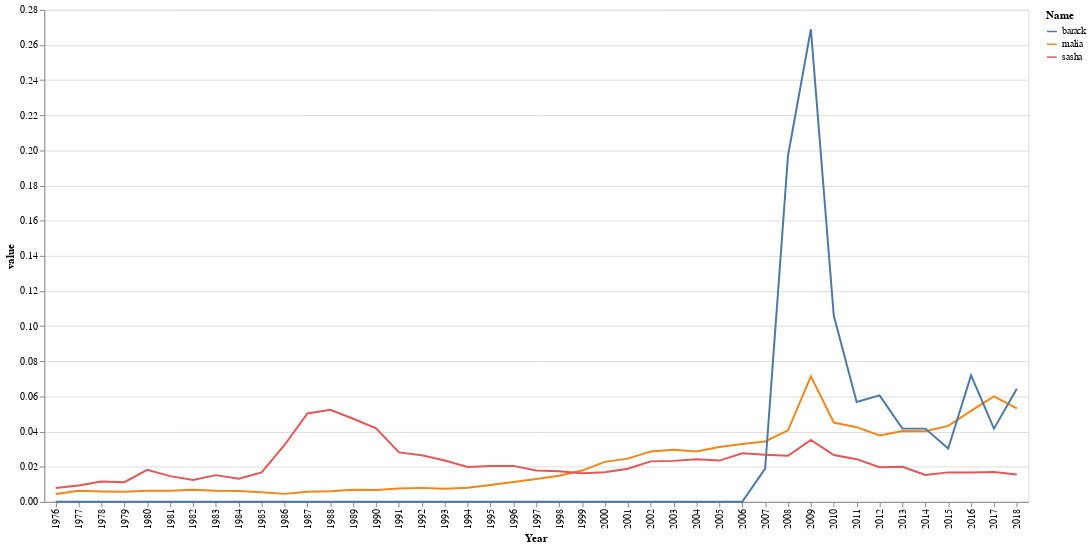

Notebook source saved alongside this figure:
### Markdown cell above
---
<br/><br/><br/>

## Trying more Contemporary Names

We can also examine some more contemporary names.

### Code cell
## melted_frame = prob_year_given_name[["britney", "shiloh"]].reset_index().melt(id_vars='Year').query('Year > 1975')

## melted_frame = prob_year_given_name[["kanye", "khaleesi"]].reset_index().melt(id_vars='Year').query('Year > 1975')


melted_frame = prob_year_given_name[["malia", "barack", "sasha"]].reset_index().melt(id_vars='Year').query('Year > 1975')


alt.Chart(melted_frame).mark_line().encode(
    x = 'Year:O',
    y= 'value',
    color='Name'
).properties(width=1000, height=500)

### Figure 1 — Vega-Lite specification as saved in the notebook (floating-point values rounded to 4 significant figures; data arrays with more than 128 entries replaced by an {"elided": "..."} marker saying what was removed)
{"config": {"view": {"continuousWidth": 400, "continuousHeight": 300}}, "data": {"name": "data-e5186da8d4b761c31a3effa03af1b34f"}, "mark": "line", "encoding": {"color": {"type": "nominal", "field": "Name"}, "x": {"type": "ordinal", "field": "Year"}, "y": {"type": "quantitative", "field": "value"}}, "height": 500, "width": 1000, "$schema": "https://vega.github.io/schema/vega-lite/v4.0.2.json", "datasets": {"data-e5186da8d4b761c31a3effa03af1b34f": {"elided": "129 records"}}}
